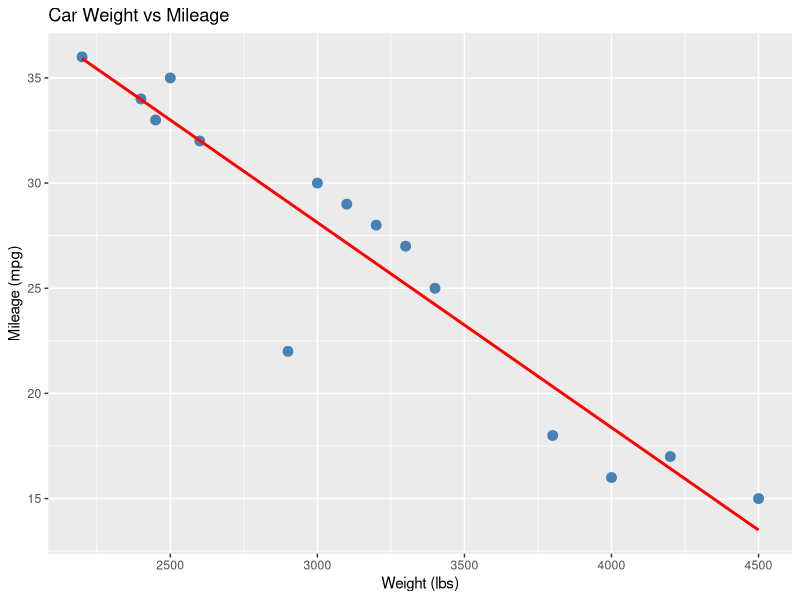
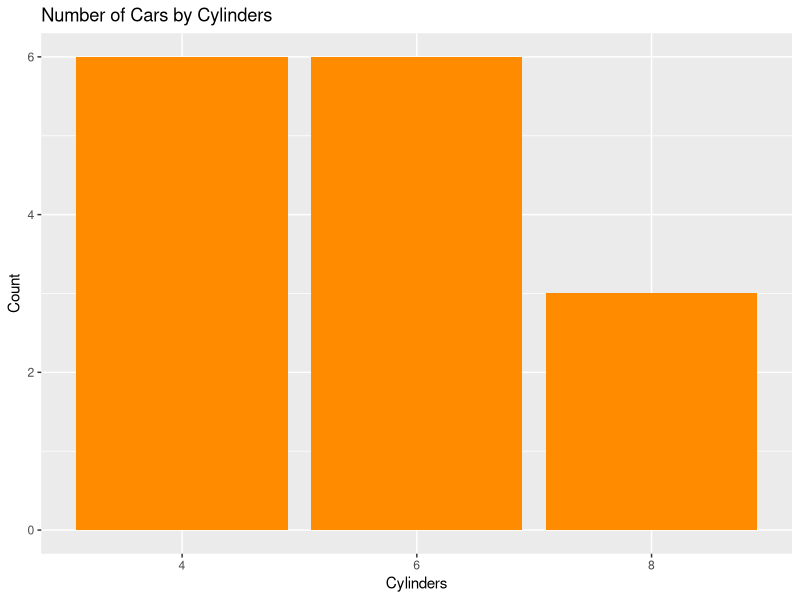
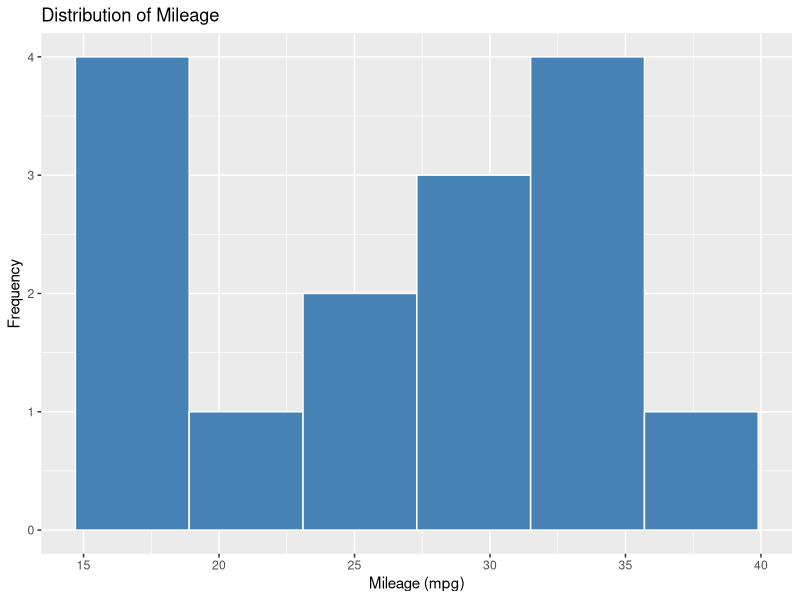

R code for these plots, in order:
library(ggplot2)

data <- read.csv("cars.csv")

p1 <- ggplot(data, aes(x = Weight, y = Mileage)) +
  geom_point(color = "steelblue", size = 3) +
  geom_smooth(method = "lm", color = "red", se = FALSE) +
  labs(title = "Car Weight vs Mileage", x = "Weight (lbs)", y = "Mileage (mpg)")
print(p1)
readline(prompt = "Press Enter for next plot...")

p2 <- ggplot(data, aes(x = factor(Cylinders))) +
  geom_bar(fill = "darkorange") +
  labs(title = "Number of Cars by Cylinders", x = "Cylinders", y = "Count")
print(p2)
readline(prompt = "Press Enter for next plot...")

p3 <- ggplot(data, aes(x = Mileage)) +
  geom_histogram(bins = 6, fill = "steelblue", color = "white") +
  labs(title = "Distribution of Mileage", x = "Mileage (mpg)", y = "Frequency")
print(p3)
